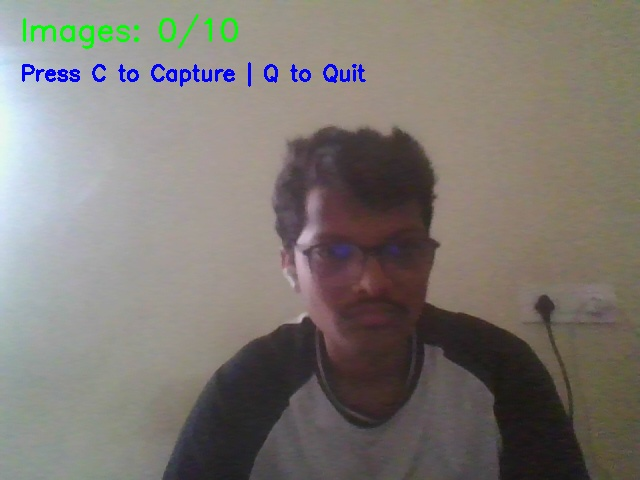
#> input picture datasets/customers/RS-007/face_1.jpg, 640 x 480 px, given in place of the camera
$ python webcam.py
#> lines starting #> are read from the running program, lines starting #| are printed output that depends on the picture; after the words box and inside, x2 and y2 are one past the last pixel; in counts of white or black regions, pixels touching at a corner belong together
import cv2

cap = cv2.VideoCapture(0)

while True:

    ret, frame = cap.read()
#> frame is the input picture: shape (480, 640, 3); mean B, G, R 114.9, 120.2, 125.6

    if not ret:
        break

    # Convert to grayscale
    gray = cv2.cvtColor(frame, cv2.COLOR_BGR2GRAY)
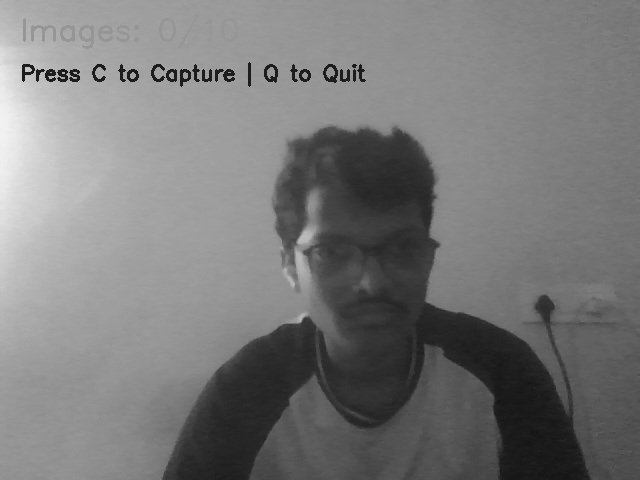
#> gray: shape (480, 640); min 20, max 242, mean 121.2

    # Resize the image
    resized = cv2.resize(gray, (640, 480))

    # Apply Gaussian Blur
    blurred = cv2.GaussianBlur(resized, (5, 5), 0)

    # Edge Detection
    edges = cv2.Canny(blurred, 100, 200)
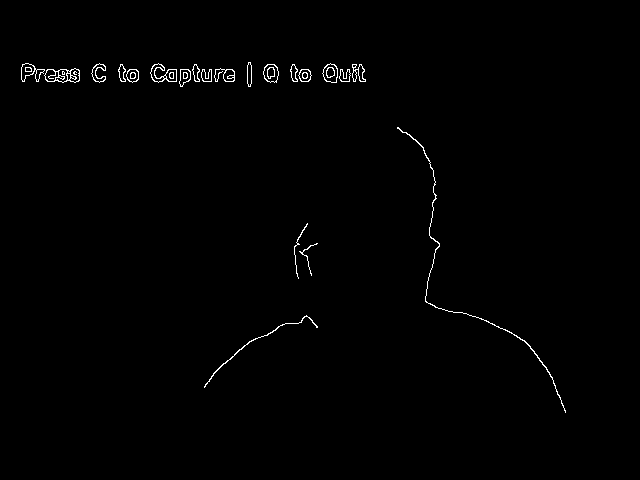
#> edges: shape (480, 640); 0.73% white in thin lines or dots, all inside (x1, y1, x2, y2) = (21, 62, 566, 413)

    # Display all outputs
    cv2.imshow("Original", frame)
    cv2.imshow("Gray Scale", gray)
    cv2.imshow("Resized", resized)
    cv2.imshow("Blurred", blurred)
    cv2.imshow("Edges", edges)

    # Press 'q' to quit
    if cv2.waitKey(1) & 0xFF == ord('q'):
#> (key q is pressed here)
        break

# Release resources
cap.release()
cv2.destroyAllWindows()

$ run again, on datasets/customers/RS-007/face_2.jpg
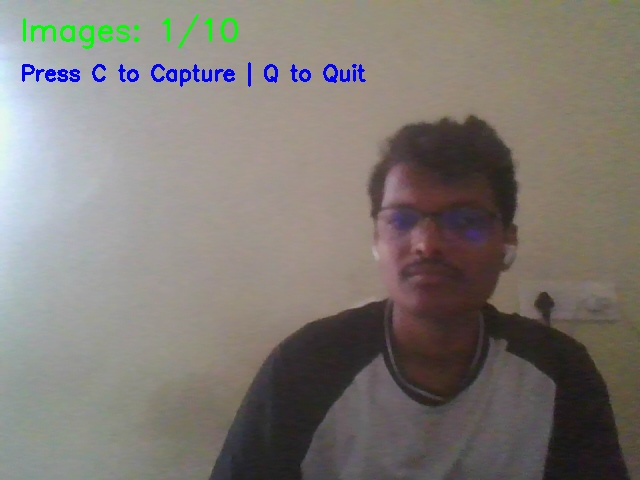
#> input picture datasets/customers/RS-007/face_2.jpg, 640 x 480 px, given in place of the camera
#> frame is the input picture: shape (480, 640, 3); mean B, G, R 116.1, 121.5, 126.8
#> `gray = cv2.cvtColor(frame, cv2.COLOR_BGR2GRAY)`:
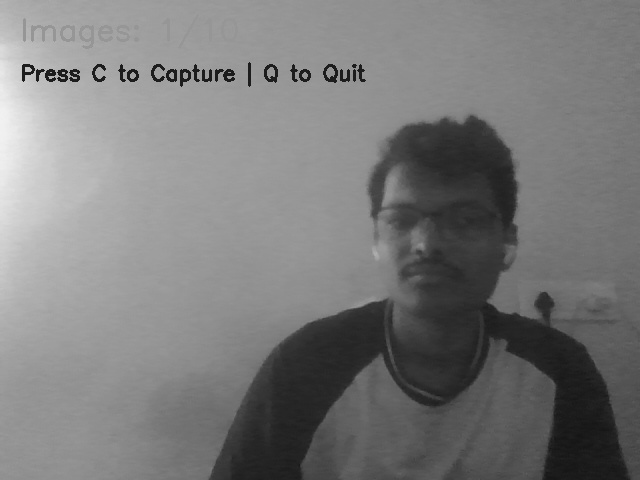
#> gray: shape (480, 640); min 21, max 241, mean 122.5
#> `edges = cv2.Canny(blurred, 100, 200)`:
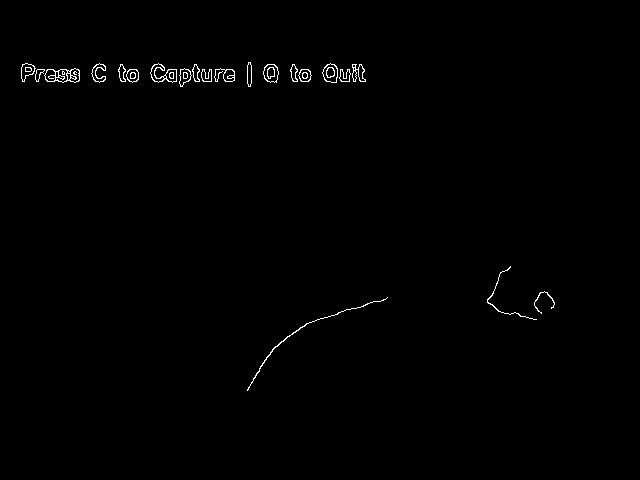
#> edges: shape (480, 640); 0.6% white in thin lines or dots, all inside (x1, y1, x2, y2) = (21, 62, 555, 391)
